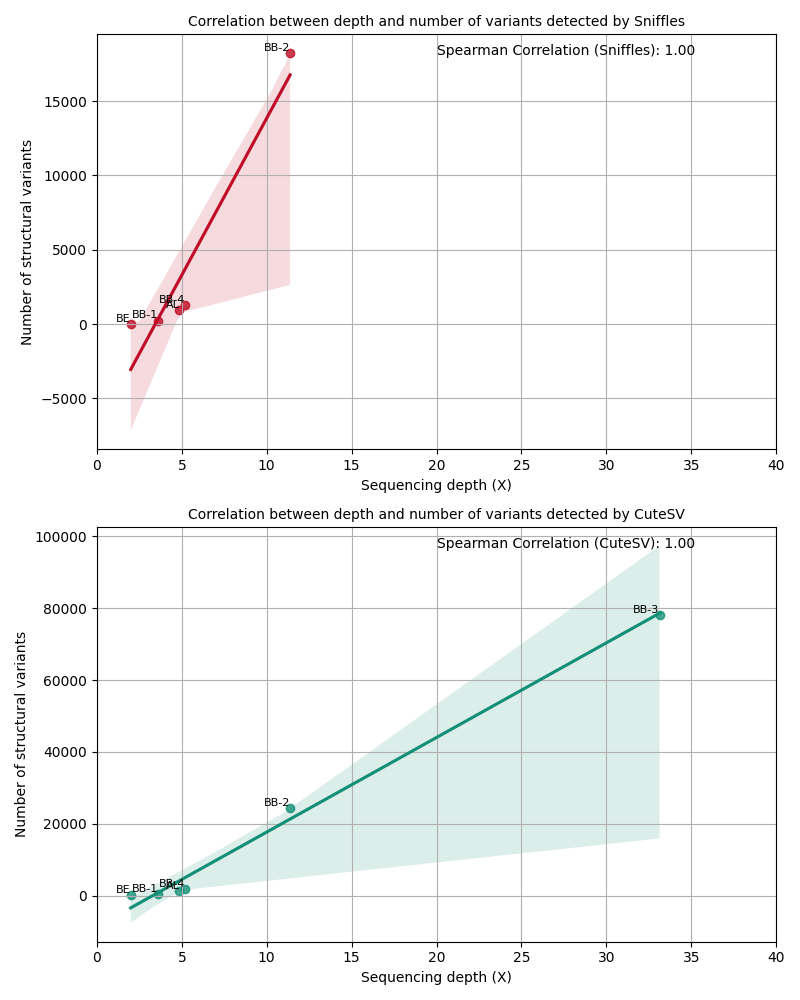

Recreate this plot in Python.
import pandas as pd
import matplotlib.pyplot as plt
import seaborn as sns
from scipy.stats import spearmanr

data = pd.read_csv("/groups/dog/stage/rahma/2nd_batch/results/variant_calling/cutesv/depth_cutesv_sniffles.csv")
depth = data["Depth"]
cutesv_variants = data["CuteSV"]
sniffles_variants = data["Sniffles"]
samples = data["Sample"]

# Calculate Spearman correlation for Sniffles
spearman_corr_sniffles, _ = spearmanr(depth, sniffles_variants, nan_policy='omit')

# Calculate Spearman correlation for CuteSV
spearman_corr_cutesv, _ = spearmanr(depth, cutesv_variants)

# Create subplots
fig, (ax1, ax2) = plt.subplots(2, 1, figsize=(8, 10))

# Regplot for linear regression - Sniffles
sns.regplot(x="Depth", y="Sniffles", data=data, color='#C10C27', ax=ax1)
ax1.set_title('Correlation between depth and number of variants detected by Sniffles', size=10)
ax1.set_xlabel('Sequencing depth (X)')
ax1.set_ylabel('Number of structural variants')
ax1.grid(True)
ax1.set_xlim(0, 40)

# Spearman correlation - Sniffles
ax1.text(0.5, 0.95, f"Spearman Correlation (Sniffles): {spearman_corr_sniffles:.2f}", transform=ax1.transAxes)

# Annotate samples for Sniffles
for i, sample in enumerate(samples):
    ax1.text(depth[i], sniffles_variants[i]+0.2, sample, fontsize=8, ha='right', va='bottom')

# Regplot for linear regression - CuteSV
sns.regplot(x="Depth", y="CuteSV", data=data, color='#148F77', ax=ax2)
ax2.set_title('Correlation between depth and number of variants detected by CuteSV', size=10)
ax2.set_xlabel('Sequencing depth (X)')
ax2.set_ylabel('Number of structural variants')
ax2.grid(True)
ax2.set_xlim(0, 40)

# Spearman correlation - CuteSV
ax2.text(0.5, 0.95, f"Spearman Correlation (CuteSV): {spearman_corr_cutesv:.2f}", transform=ax2.transAxes)

# Annotate samples for CuteSV
for i, sample in enumerate(samples):
    ax2.text(depth[i], cutesv_variants[i]+0.2, sample, fontsize=8, ha='right', va='bottom')

# Adjust layout
plt.tight_layout()

# Save figure
plt.savefig("/groups/dog/stage/rahma/2nd_batch/results/variant_calling/cutesv/corr_depth_cutesv_sniffles.png")
